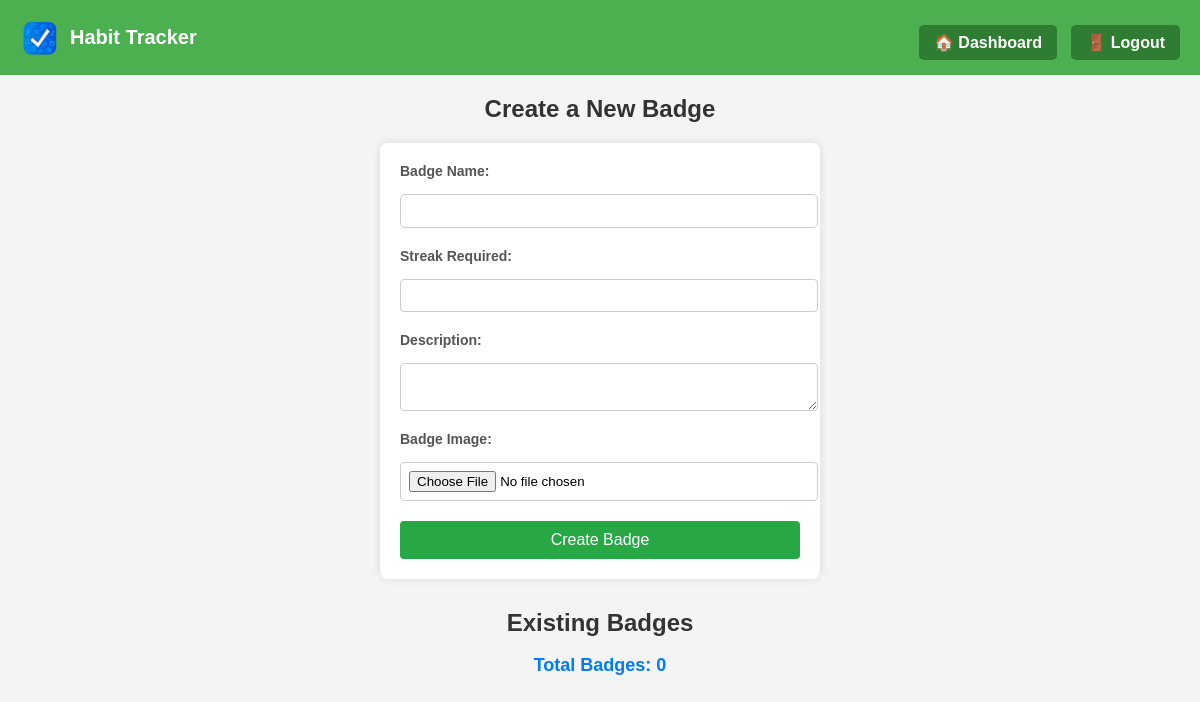
The app's page /admin_dashboard (signed in), older data.
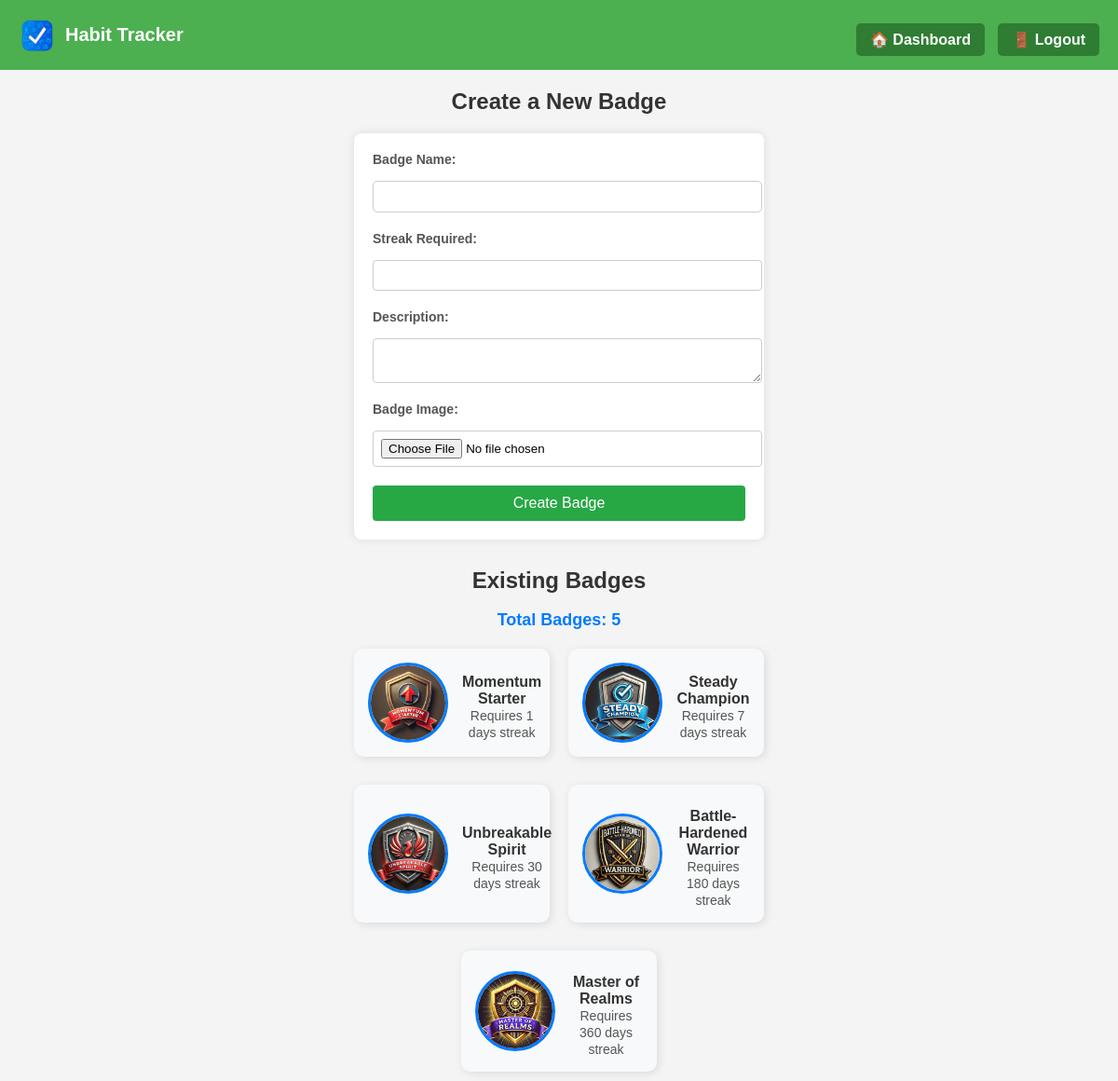
The same page, newer data.
### models.py (models this page shows)
class Badge(db.Model):
    id = db.Column(db.Integer, primary_key=True)
    name = db.Column(db.String(100), nullable=False, unique=True)  # Badge name
    description = db.Column(db.Text, nullable=True)  # Description
    streak_required = db.Column(db.Integer, nullable=False)  # Streak condition
    created_at = db.Column(db.DateTime, default=datetime.utcnow)
    image_filename = db.Column(db.String(255), nullable=False)

### routes.py (the view)
@main_bp.route('/admin_dashboard')
def admin_dashboard():
    if 'user_id' not in session or not session.get('is_admin'):
        flash("Access denied. Admins only!", "danger")
        return redirect(url_for('main.dashboard'))
    badges = Badge.query.all()
    return render_template('admin_dashboard.html', username=session['username'], badges=badges)

### templates/admin_dashboard.html (shortened to what this page needs)
<!DOCTYPE html>
<html lang="en">
  <head>
    <link
      rel="stylesheet"
      href="{{ url_for('static', filename='styles.css') }}"
    />
  </head>
  <body>
    <nav class="navbar">
      <div class="logo">
          <img src="{{ url_for('static', filename='logo.png') }}" alt="Habit Tracker Logo">
          <span class="app-name">Habit Tracker</span>
      </div>
      <div class="nav-buttons">
          <a href="{{ url_for('main.dashboard') }}" class="btn">🏠 Dashboard</a>
          <a href="{{ url_for('main.logout') }}" class="btn btn-outline">🚪 Logout</a>
      </div>
  </nav>
    <h2 id="badge-form-heading">Create a New Badge</h2>
    <form
      method="POST"
      action="{{ url_for('main.create_badge') }}"
      enctype="multipart/form-data"
      id="badge-form"
    >
      <label for="name" class="badge-label">Badge Name:</label>
      <input type="text" name="name" required class="badge-input" />
      <label for="streak_required" class="badge-label">Streak Required:</label>
      <input
        type="number"
        name="streak_required"
        required
        class="badge-input"
      />
      <label for="description" class="badge-label">Description:</label>
      <textarea name="description" class="badge-textarea"></textarea>
      <label for="badge_image" class="badge-label">Badge Image:</label>
      <input
        type="file"
        name="badge_image"
        accept="image/*"
        required
        class="badge-file-input"
      />
      <button type="submit" id="badge-submit-btn">Create Badge</button>
    </form>
    <h2 id="existing-badges-heading">Existing Badges</h2>
    <p id="total-badges">Total Badges: {{ badges|length }}</p>
    <ul id="badge-list">
      {% for badge in badges %}
      <li class="badge-item badge-{{ loop.index }}">
        <img
          src="{{ url_for('static', filename='badges/' ~ badge.image_filename) }}"
          alt="Badge Image"
          class="badge-image"
          id="badge-img-{{ loop.index }}"
        />
        <div class="badge-details">
          <strong class="badge-name" id="badge-name-{{ loop.index }}"
            >{{ badge.name }}</strong
          >
          <span class="badge-streak" id="badge-streak-{{ loop.index }}">
            Requires {{ badge.streak_required }} days streak
          </span>
        </div>
      </li>
      {% endfor %}
    </ul>
  </body>
</html>

### static/styles.css (style rules this page uses)
body { margin: 0; padding: 0; font-family: Arial, sans-serif; background-color: #f4f4f4; }
.navbar { display: flex; justify-content: space-between; align-items: center; background-color: #4CAF50; padding: 15px 20px; color: white; }
.logo { display: flex; align-items: center; }
.logo img { width: 40px; height: 40px; margin-right: 10px; }
.app-name { font-size: 20px; font-weight: bold; }
.nav-buttons .btn { text-decoration: none; color: white; background-color: #2e7d32; padding: 8px 15px; border-radius: 5px; margin-left: 10px; }
h2 { color: #333; margin-bottom: 15px; }
form { display: flex; flex-direction: column; gap: 10px; }
label { font-size: 14px; font-weight: bold; color: #555; text-align: left; }
input[type="text"] { padding: 8px; width: 100%; border: 1px solid #ccc; border-radius: 5px; font-size: 14px; }
button { padding: 8px 12px; width: 200px; border: none; border-radius: 5px; font-size: 14px; cursor: pointer; transition: 0.3s ease-in-out; }
.btn-outline { display: inline-block; padding: 8px 12px; text-decoration: none; border: 1px solid #ccc; border-radius: 5px; color: #333; background: white; transition: 0.3s; }
p { font-size: 14px; color: #444; margin-bottom: 15px; }
#badge-form-heading { text-align: center; color: #333; margin-bottom: 20px; }
#badge-form { max-width: 400px; margin: 0 auto; padding: 20px; background: #ffffff; border-radius: 8px; box-shadow: 0px 0px 10px rgba(0, 0, 0, 0.1); }
.badge-label { display: block; margin-bottom: 5px; font-weight: bold; }
.badge-input, .badge-textarea, .badge-file-input { width: 100%; padding: 8px; margin-bottom: 10px; border: 1px solid #ccc; border-radius: 4px; }
#badge-submit-btn { width: 100%; padding: 10px; background: #28a745; color: white; border: none; border-radius: 4px; cursor: pointer; font-size: 16px; }
#existing-badges-heading { text-align: center; color: #333; margin-top: 30px; }
#badge-list { list-style: none; padding: 0; max-width: 600px; margin: 0 auto; }
.badge-item { display: flex; align-items: center; background: #fff; margin-bottom: 10px; padding: 10px; border-radius: 5px; box-shadow: 0px 0px 5px rgba(0, 0, 0, 0.1); }
.badge-image { width: 50px; height: 50px; margin-right: 15px; border-radius: 5px; }
.badge-name { flex: 1; font-weight: bold; color: #333; }
.badge-streak { color: #666; font-size: 14px; }
.btn { display: inline-block; padding: 10px 20px; font-size: 16px; font-weight: bold; color: #fff; background-color: #4CAF50; border: none; border-radius: 5px; text-align: center; text-decoration: none; cursor: pointer; transition: background-color 0.3s, transform 0.2s; }
#badge-list { list-style: none; padding: 0; display: flex; flex-wrap: wrap; gap: 20px; justify-content: center; }
.badge-item { background: #f8f9fa; border-radius: 10px; padding: 15px; text-align: center; width: 180px; box-shadow: 2px 2px 10px rgba(0, 0, 0, 0.1); transition: transform 0.3s ease-in-out; }
.badge-image { width: 80px; height: 80px; border-radius: 50%; object-fit: cover; border: 3px solid #007bff; }
.badge-name { display: block; font-size: 16px; font-weight: bold; margin-top: 10px; color: #333; }
.badge-streak { font-size: 14px; color: #555; margin-top: 5px; }
#total-badges { font-size: 18px; font-weight: bold; color: #007bff; text-align: center; margin-bottom: 20px; }
.btn { display: inline-block; padding: 10px 20px; margin-top: 10px; background: #007bff; color: white; text-decoration: none; border-radius: 5px; }

Row changes from the older to the newer data that the page shows:
added Badge: image_filename (picture), name "Momentum Starter", streak_required "1"
added Badge: image_filename (picture), name "Steady Champion", streak_required "7"
added Badge: image_filename (picture), name "Unbreakable Spirit", streak_required "30"
added Badge: image_filename (picture), name "Battle-Hardened Warrior", streak_required "180"
added Badge: image_filename (picture), name "Master of Realms", streak_required "360"
Text that changed along with them:
{{ badges|length }}: "0" → "5"
